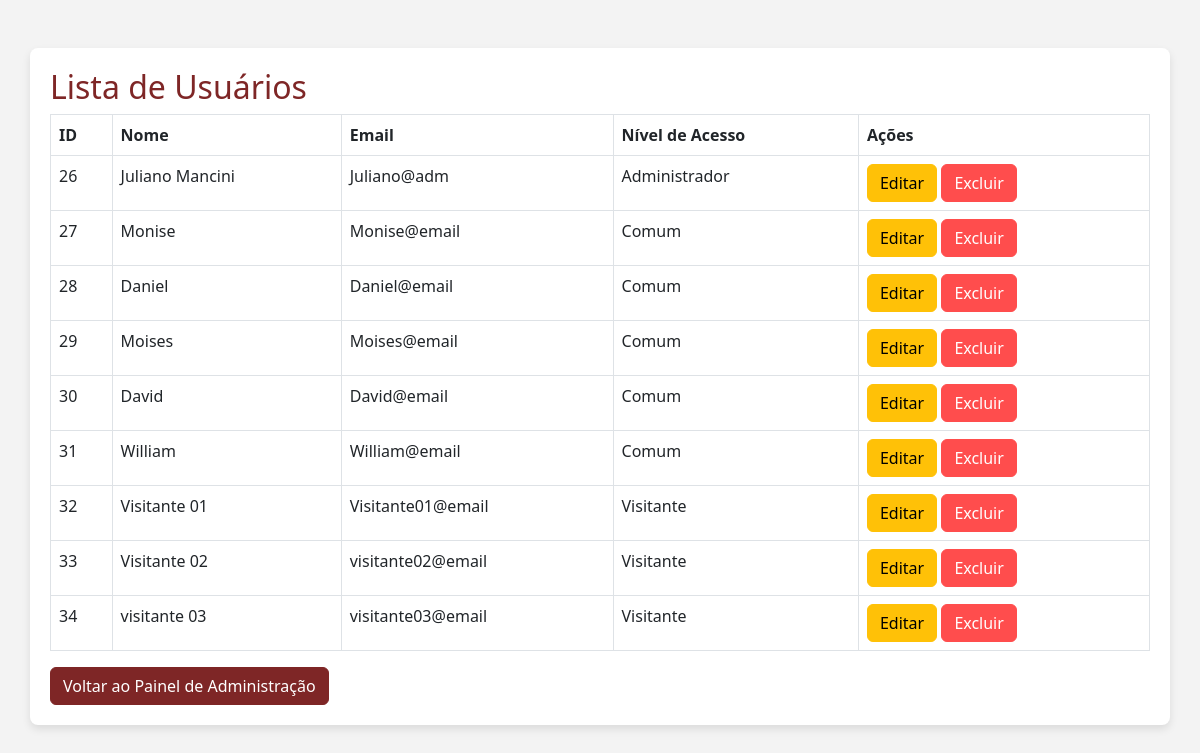
The app's page /ListaUsuarios.php (signed in) with its own data.
### tables this page shows
CREATE TABLE `tb_usuarios` (
  `id` int(11) NOT NULL,
  `nome` varchar(255) NOT NULL,
  `email` varchar(255) NOT NULL,
  `senha` varchar(255) NOT NULL,
  `nivelacesso` enum('Visitante','Comum','Administrador') NOT NULL DEFAULT 'Visitante'
);

### ListaUsuarios.php (the view, shortened to what this page needs)
<?php
require_once 'Conexao.php';
$sql = "SELECT * FROM tb_usuarios";
$stmt = $conn->query($sql);
$usuarios = $stmt->fetchAll(PDO::FETCH_ASSOC);
?>
<!DOCTYPE html>
<html lang="pt-br">
<head>
    <link href="https://cdn.jsdelivr.net/npm/bootstrap@5.3.0-alpha1/dist/css/bootstrap.min.css" rel="stylesheet">
</head>
<body>
<div class="container mt-5">
    <h2>Lista de Usuários</h2>
    <table class="table table-bordered">
        <thead>
            <tr>
                <th>ID</th>
                <th>Nome</th>
                <th>Email</th>
                <th>Nível de Acesso</th>
                <th>Ações</th>
            </tr>
        </thead>
        <tbody>
        <?php foreach ($usuarios as $usuario): ?>
            <tr>
                <td><?= htmlspecialchars($usuario['id']) ?></td>
                <td><?= htmlspecialchars($usuario['nome']) ?></td>
                <td><?= htmlspecialchars($usuario['email']) ?></td>
                <td><?= htmlspecialchars($usuario['nivelacesso']) ?></td>
                <td>
                    <a href="EditarUsuario.php?id=<?= htmlspecialchars($usuario['id']) ?>" class="btn btn-warning">Editar</a>
                    <a href="ExcluirUsuario.php?id=<?= htmlspecialchars($usuario['id']) ?>" class="btn btn-danger" onclick="return confirm('Tem certeza que deseja excluir este usuário?')">Excluir</a>
                </td>
            </tr>
        <?php endforeach; ?>
        </tbody>
    </table>
    <a href="AdminDashboard.php" class="btn btn-secondary">Voltar ao Painel de Administração</a>
</div>
</body>
</html>

### ListaUsuarios.php (style rules this page uses)
body { background-color: #f3f3f3; }
.container { background-color: #ffffff; padding: 20px; border-radius: 8px; box-shadow: 0 4px 8px rgba(0, 0, 0, 0.1); }
h2 { color: #7e2626; }
.btn-danger { background-color: #ff4d4d; border-color: #ff4d4d; }
.btn-warning { background-color: #ffc107; border-color: #ffc107; }
.btn-secondary { background-color: #7e2626; border-color: #7e2626; }

### records on screen
tb_usuarios: id "26", nome "Juliano Mancini", email "Juliano@adm", nivelacesso "Administrador"
tb_usuarios: id "27", nome "Monise", email "Monise@email", nivelacesso "Comum"
tb_usuarios: id "28", nome "Daniel", email "Daniel@email", nivelacesso "Comum"
tb_usuarios: id "29", nome "Moises", email "Moises@email", nivelacesso "Comum"
tb_usuarios: id "30", nome "David", email "David@email", nivelacesso "Comum"
tb_usuarios: id "31", nome "William", email "William@email", nivelacesso "Comum"
tb_usuarios: id "32", nome "Visitante 01", email "Visitante01@email", nivelacesso "Visitante"
tb_usuarios: id "33", nome "Visitante 02", email "visitante02@email", nivelacesso "Visitante"
tb_usuarios: id "34", nome "visitante 03", email "visitante03@email", nivelacesso "Visitante"
